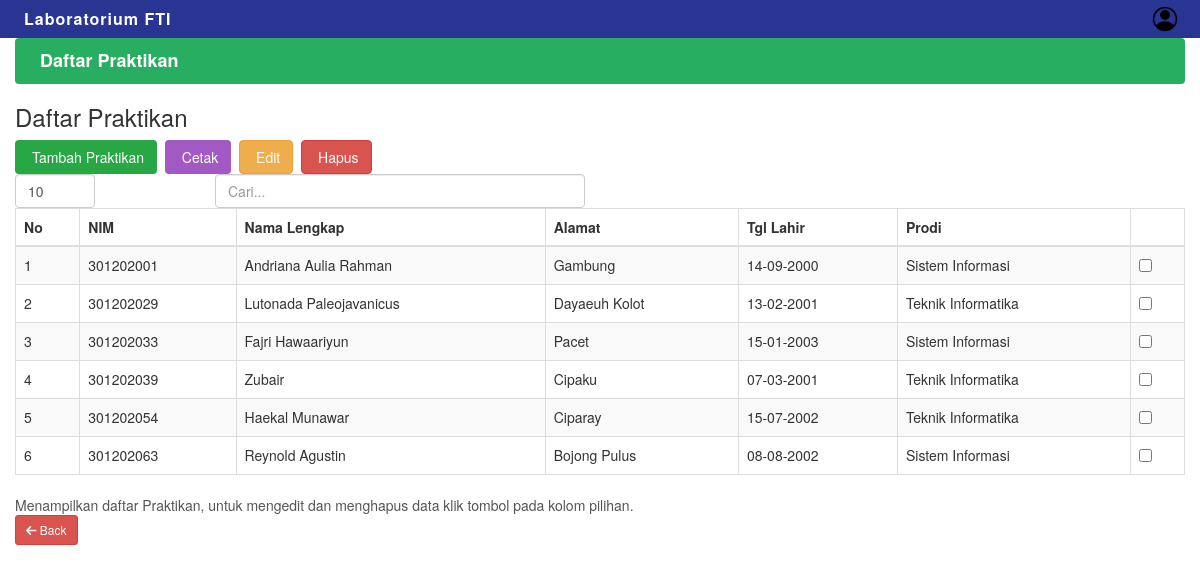
The page /index.php/praktikan on the database its author committed.
### tables this page shows
CREATE TABLE `praktikan` (
  `nim` varchar(20) NOT NULL,
  `nama` varchar(100) DEFAULT NULL,
  `alamat` varchar(255) DEFAULT NULL,
  `tgl_lahir` date DEFAULT NULL,
  `prodi` varchar(100) DEFAULT NULL
);

### application/controllers/Praktikan.php (called while the page is built, shortened)
<?php
class Praktikan extends CI_Controller {
    public function __construct() {
        $this->load->model('Praktikan_model');
    }
    public function index() {
        $data['praktikan'] = $this->Praktikan_model->get_all_praktikan();
        $data['role'] = $this->session->userdata('role');
        $this->load->view('praktikan', $data);
    }
}

### index.php (called while the page is built, shortened)
<?php
require_once BASEPATH.'core/CodeIgniter.php';

### application/models/Praktikan_model.php (called while the page is built, shortened)
<?php
class Praktikan_model extends CI_Model {
    public function get_all_praktikan() {
        return $this->db->get('praktikan')->result_array();
    }
}

### application/views/praktikan.php (the view, shortened to what this page needs)
<!DOCTYPE html>
<html lang="id">
<head>
    <link rel="stylesheet" href="<?php echo base_url('assets/css/bootstrap.min.css'); ?>">
    <link rel="stylesheet" href="<?php echo base_url('assets/css/fontawesome/all.min.css'); ?>">
    <link rel="stylesheet" href="<?php echo base_url('assets/css/sidebar.css'); ?>">
</head>
<body>
<?php $this->load->view('header'); ?>
<div class="container-fluid">
    <div class="row">
        <?php
        if (isset($role) && $role) {
            if ($role == 'admin') {
                $this->load->view('sidebar_admin', compact('active_menu'));
                $content_class = 'col-md-10';
            } elseif ($role == 'kepala_lab') {
                $this->load->view('sidebar_kepala_lab', compact('active_menu'));
                $content_class = 'col-md-10';
            } elseif ($role == 'laboran') {
                $this->load->view('sidebar_laboran', compact('active_menu'));
                $content_class = 'col-md-10';
            } else {
                $content_class = 'col-md-12';
            }
        } else {
            $content_class = 'col-md-12';
        }
        ?>
        <div class="<?php echo $content_class; ?>">
            <div style="background:#27ae60;color:#fff;padding:10px 20px;margin-bottom:20px;border-radius:4px;font-size:18px;font-weight:bold;"><i class="fa fa-list"></i> Daftar Praktikan</div>
            <div class="d-flex justify-content-between align-items-center mb-3">
                <h3>Daftar Praktikan</h3>
                <div class="d-flex flex-row gap-2">
                    <a href="<?php echo base_url('index.php/Praktikan/tambah'); ?>" class="btn btn-green"><i class="fa fa-plus"></i> Tambah Praktikan</a>
                    <button class="btn btn-purple" type="button"><i class="fa fa-print"></i> Cetak</button>
                    <form method="post" action="<?php echo base_url('index.php/Praktikan/edit_multi'); ?>" id="form-edit-multi" style="display:inline-block; margin:0;">
                        <button type="submit" class="btn btn-warning" id="btn-edit-multi"><i class="fa fa-edit"></i> Edit</button>
                    </form>
                    <form method="post" action="<?php echo base_url('index.php/Praktikan/hapus_multi'); ?>" id="form-delete-multi" style="display:inline-block; margin:0;">
                        <button type="submit" class="btn btn-danger" id="btn-delete-multi" onclick="return confirm('Yakin ingin menghapus data yang dipilih?');"><i class="fa fa-trash"></i> Hapus</button>
                    </form>
                </div>
            </div>
            <div class="row mb-2">
                <div class="col-md-2">
                    <input type="number" class="form-control" id="entries-count" placeholder="10" min="1" style="width:80px;">
                </div>
                <div class="col-md-4 offset-md-6">
                    <input type="text" class="form-control" id="search-bar" placeholder="Cari...">
                </div>
            </div>
            <table class="table table-bordered table-striped" id="praktikan-table">
                <thead class="thead-dark">
                    <tr>
                        <th>No</th>
                        <th>NIM</th>
                        <th>Nama Lengkap</th>
                        <th>Alamat</th>
                        <th>Tgl Lahir</th>
                        <th>Prodi</th>
                        <th></th>
                    </tr>
                </thead>
                <tbody>
                <?php if (!empty($praktikan)): $no=1; foreach ($praktikan as $row): ?>
                    <tr>
                        <td><?= $no++; ?></td>
                        <td><?= htmlspecialchars($row['nim']); ?></td>
                        <td><?= htmlspecialchars($row['nama']); ?></td>
                        <td><?= htmlspecialchars($row['alamat']); ?></td>
                        <td><?= htmlspecialchars(date('d-m-Y', strtotime($row['tgl_lahir']))); ?></td>
                        <td><?= htmlspecialchars($row['prodi']); ?></td>
                        <td><input type="checkbox" name="selected_nim[]" value="<?= htmlspecialchars($row['nim']); ?>" form="form-edit-multi" form="form-delete-multi"></td>
                    </tr>
                <?php endforeach; else: ?>
                    <tr><td colspan="7" class="text-center">Data tidak ditemukan</td></tr>
                <?php endif; ?>
                </tbody>
            </table>
            <div style="margin-top:10px;color:#555;font-size:14px;">
                Menampilkan daftar Praktikan, untuk mengedit dan menghapus data klik tombol pada kolom pilihan.
            </div>
            <a href="<?php
                if ($role == 'admin') echo base_url('index.php/admin/dashboard');
                elseif ($role == 'kepala_lab') echo base_url('index.php/kepala_lab/dashboard');
                elseif ($role == 'laboran') echo base_url('index.php/laboran/dashboard');
                else echo base_url();
            ?>" class="btn btn-danger btn-sm mt-3"><i class="fa fa-arrow-left"></i> Back</a>
        </div>
    </div>
</div>
</body>
</html>

### assets/css/sidebar.css (style rules this page uses)
.col-md-2 { position: relative; z-index: 1000; }

### application/views/praktikan.php (style rules this page uses)
.table th, .table td { vertical-align: middle; }
.btn { margin-right: 4px; }
.btn-green { background-color: #28a745; color: #fff; }
.btn-purple { background-color: #a259c4; color: #fff; }

### rows shown on the page
praktikan: nim "301202001", nama "Andriana Aulia Rahman", alamat "Gambung", tgl_lahir "14-09-2000", prodi "Sistem Informasi"
praktikan: nim "301202029", nama "Lutonada Paleojavanicus", alamat "Dayaeuh Kolot", tgl_lahir "13-02-2001", prodi "Teknik Informatika"
praktikan: nim "301202033", nama "Fajri Hawaariyun", alamat "Pacet", tgl_lahir "15-01-2003", prodi "Sistem Informasi"
praktikan: nim "301202039", nama "Zubair", alamat "Cipaku", tgl_lahir "07-03-2001", prodi "Teknik Informatika"
praktikan: nim "301202054", nama "Haekal Munawar", alamat "Ciparay", tgl_lahir "15-07-2002", prodi "Teknik Informatika"
praktikan: nim "301202063", nama "Reynold Agustin", alamat "Bojong Pulus", tgl_lahir "08-08-2002", prodi "Sistem Informasi"
